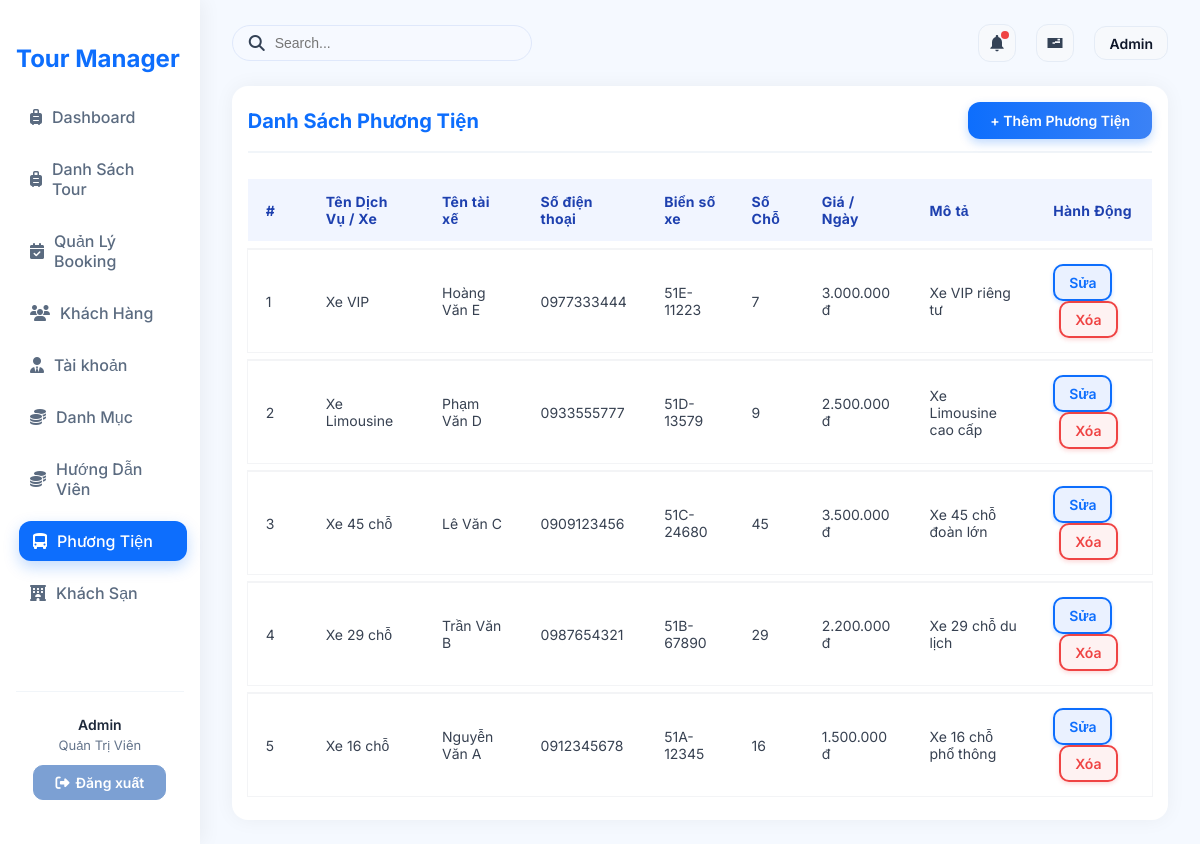
Before: /?action=admin-listVehicles (signed in) with the older database file.
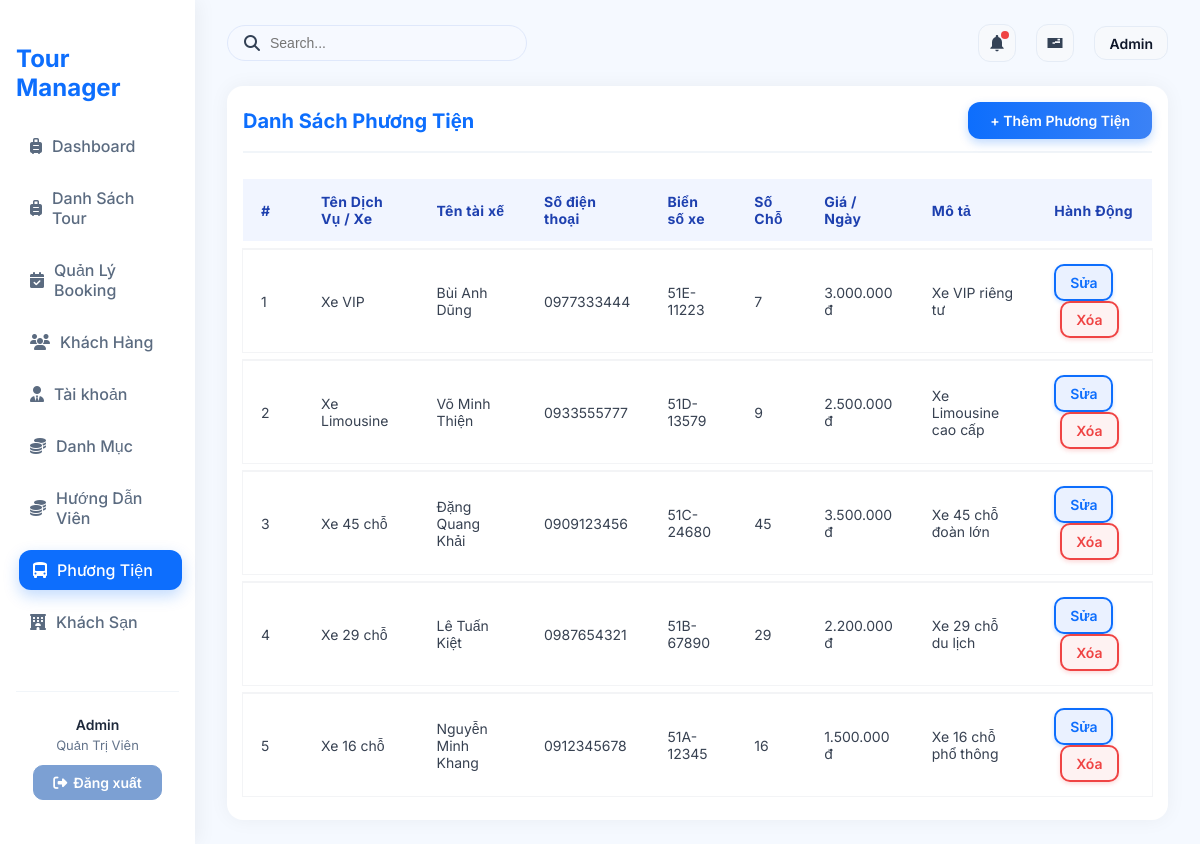
After: the same page with the newer database file.
### tables this page shows
CREATE TABLE `vehicles` (
  `vehicle_service_id` int NOT NULL,
  `service_name` varchar(255) DEFAULT NULL,
  `seat` int DEFAULT NULL,
  `price_per_day` decimal(12,2) DEFAULT NULL,
  `description` text,
  `driver_name` varchar(100) NOT NULL,
  `driver_phone` varchar(20) NOT NULL,
  `license_plate` varchar(20) NOT NULL
);

### controllers/VehiclesController.php (called while the page is built, shortened)
<?php
class VehiclesController
{
    private $vehiclesQuery;
    function __construct()
    {
        $this->vehiclesQuery = new VehiclesQuery();
    }
    public function listVehicles()
    {
        $vehicles = $this->vehiclesQuery->getAllVehicles();
        require './views/Vehicles/listVehicles.php';
    }
}
?>

### routes/index.php (called while the page is built)
<?php
$action = $_GET['action'] ?? '/';
match ($action) {
    '/' => (new AuthController)->home(),
    'admin' => require './views/admin.php',
    'login' => (new AuthController)->login(),
    'logout' => (new AuthController)->logout(),
    'admin-listTours' => require './views/admin.php',
    'admin-createTours' => require './views/admin.php',
    'admin-updateTours' => require './views/admin.php',
    'admin-listUsers' => require './views/admin.php',
    'admin-createUsers' => require './views/admin.php',
    'admin-updateUsers' => require './views/admin.php',
    'admin-listCategory' => require './views/admin.php',
    'admin-createCategory' => require './views/admin.php',
    'admin-updateCategory' => require './views/admin.php',
    'admin-listCustomer' => require './views/admin.php',
    'admin-createCustomer' => require './views/admin.php',
    'admin-updateCustomer' => require './views/admin.php',
    'admin-listDiscount' => require './views/admin.php',
    'admin-createDiscount' => require './views/admin.php',
    'admin-updateDiscount' => require './views/admin.php',
    'admin-listGuide' => require './views/admin.php',
    'admin-createGuide' => require './views/admin.php',
    'admin-updateGuide' => require './views/admin.php',
    'admin-listTourGuide' => require './views/admin.php',
    'admin-createTourGuide' => require './views/admin.php',
    'admin-updateTourGuide' => require './views/admin.php',
    'admin-listHotel' => require './views/admin.php',
    'admin-createHotel' => require './views/admin.php',
    'admin-updateHotel' => require './views/admin.php',
    'admin-listVehicles' => require './views/admin.php',
    'admin-createVehicles' => require './views/admin.php',
    'admin-updateVehicles' => require './views/admin.php',
    'admin-listReport' => require './views/admin.php',
    'admin-createReport' => require './views/admin.php',
    'admin-updateReport' => require './views/admin.php',
    default => require './views/admin.php',
};

### index.php (called while the page is built, shortened)
<?php
spl_autoload_register(function ($class) {
    $fileName = "$class.php";
    $fileModel              = PATH_MODEL . $fileName;
});
require_once './routes/index.php';

### models/BaseModel.php (called while the page is built, shortened)
<?php
class BaseModel
{
    public function __construct()
    {
        $dsn = sprintf('mysql:host=%s;port=%s;dbname=%s;charset=utf8', DB_HOST, DB_PORT, DB_NAME);
        try {
            $this->pdo = new PDO($dsn, DB_USERNAME, DB_PASSWORD, DB_OPTIONS);
        } catch (PDOException $e) {
            die("Kết nối cơ sở dữ liệu thất bại: {$e->getMessage()}. Vui lòng thử lại sau.");
        }
    }
}

### models/VehiclesQuery.php (called while the page is built, shortened)
<?php
class VehiclesQuery extends BaseModel
{
    public function getAllVehicles()
    {
        $sql = "SELECT * FROM vehicles ORDER BY vehicle_service_id DESC";
        $stmt = $this->pdo->query($sql);
        return $stmt->fetchAll(PDO::FETCH_ASSOC);
    }
}
?>

### views/Vehicles/listVehicles.php (the view, shortened to what the changed rows need)
<div class="main-content p-4">
    <div class="admin-table-container">
        <table class="table table-striped table-hover align-middle text-center">
            <thead class="table-dark">
                <tr>
                    <th width="60">#</th>
                    <th>Tên Dịch Vụ / Xe</th>
                    <th>Tên tài xế</th>
                    <th>Số điện thoại</th>
                    <th>Biển số xe</th>
                    <th>Số Chỗ</th>
                    <th>Giá / Ngày</th>
                    <th>Mô tả</th>
                    <th>Hành Động</th>
                </tr>
            </thead>
            <tbody>
                <?php if (!empty($vehicles)): ?>
                <?php foreach ($vehicles as $index => $d): ?>
                <tr>
                    <td><?= $index + 1; ?></td>
                    <td><?= htmlspecialchars($d['service_name']); ?></td>
                    <td><?= htmlspecialchars($d['driver_name']); ?></td>
                    <td><?= htmlspecialchars($d['driver_phone']); ?></td>
                    <td><?= htmlspecialchars($d['license_plate']); ?></td>
                    <td><?= htmlspecialchars($d['seat']); ?></td>
                    <td><?= number_format($d['price_per_day'], 0, ',', '.'); ?> đ</td>
                    <td><?= htmlspecialchars($d['description']); ?></td>
                    <td>
                        <a href="?action=admin-updateVehicles&id=<?= $d['vehicle_service_id']; ?>"
                            class="btn btn-sm btn-outline-success px-3">
                            Sửa
                        </a>
                        <a href="?action=admin-deleteVehicles&id=<?= $d['vehicle_service_id']; ?>"
                            class="btn btn-sm btn-outline-danger px-3"
                            onclick="return confirm('Bạn có chắc muốn xóa xe này?')">
                            Xóa
                        </a>
                    </td>
                </tr>
                <?php endforeach; ?>
                <?php else: ?>
                <tr>
                    <td colspan="5" class="text-center">Chưa có phương tiện nào.</td>
                </tr>
                <?php endif; ?>
            </tbody>
        </table>
    </div>
</div>

Changed rows visible on the page:
changed vehicles "Xe VIP": driver_name "Hoàng Văn E" → "Bùi Anh Dũng"
changed vehicles "Xe Limousine": driver_name "Phạm Văn D" → "Võ Minh Thiện"
changed vehicles "Xe 45 chỗ": driver_name "Lê Văn C" → "Đặng Quang Khải"
changed vehicles "Xe 29 chỗ": driver_name "Trần Văn B" → "Lê Tuấn Kiệt"
changed vehicles "Xe 16 chỗ": driver_name "Nguyễn Văn A" → "Nguyễn Minh Khang"
